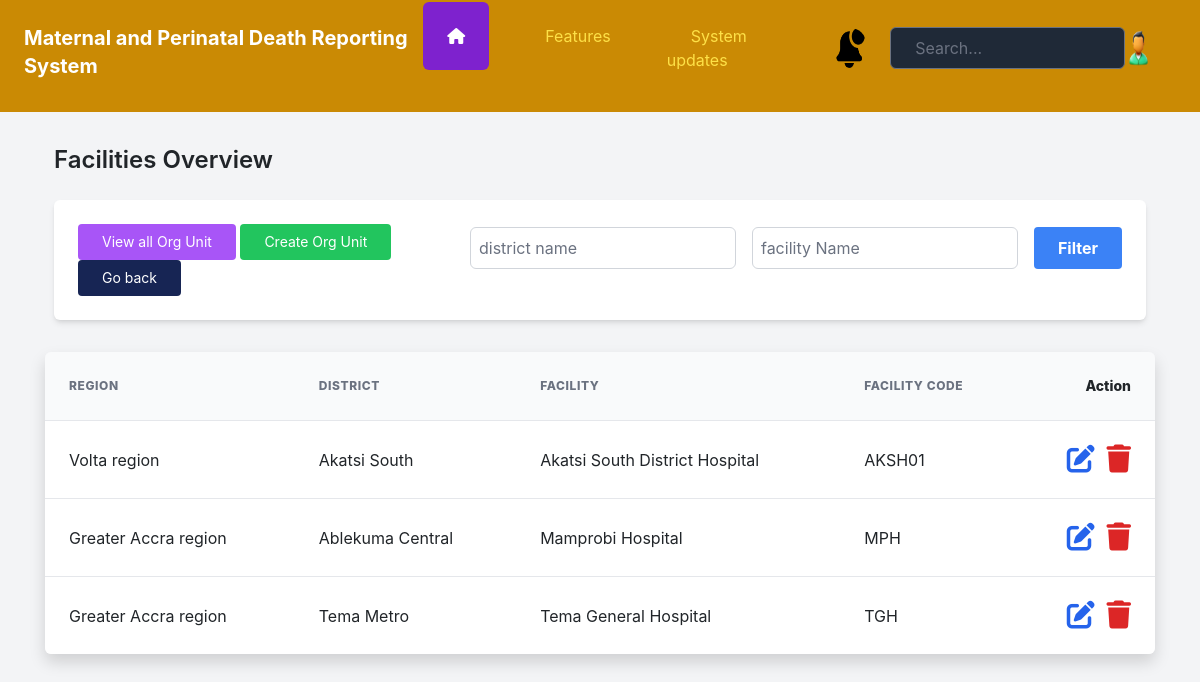
The page /view-all-facilities/ (signed in) on the database as committed earlier.
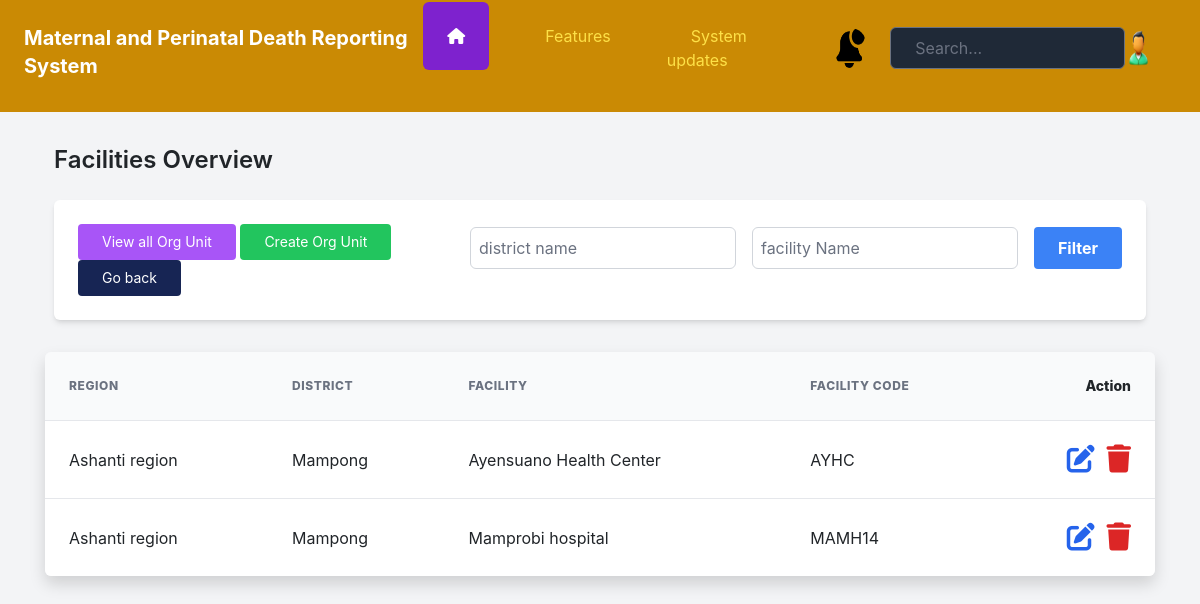
The same page on the database as committed later.
### facility_creation/models.py (models this page shows, shortened)
class Facility(models.Model):
    facility_region = models.ForeignKey(Region, on_delete=models.PROTECT)
    facility_district = models.ForeignKey(District, on_delete=models.PROTECT)
    facility_name = models.CharField(max_length=100)
    facility_code = models.CharField(max_length=100)
    created_by = models.CharField(max_length=100, null=True)
    date_created = models.DateTimeField(default=timezone.now)

class Region(models.Model):
    region_name = models.CharField(max_length=100)
    region_code = models.CharField(max_length=100)
    date_created = models.DateTimeField(default=timezone.now)
    created_by = models.CharField(max_length=100, null=True)
    def __str__(self):
        return f"{self.region_name} region"

class District(models.Model):
    district_region = models.ForeignKey(Region, on_delete=models.PROTECT)
    district_name = models.CharField(max_length=100)
    district_code = models.CharField(max_length=100)
    created_by = models.CharField(max_length=100, null=True)
    date_created = models.DateTimeField(default=timezone.now)
    def __str__(self):
        return f"{self.district_name}"

### facility_creation/views.py (the view)
# urls.py: path('view-all-facilities/', views.view_all_facility, name='view-all-facilities'),
@login_required(login_url="authentication:my-login")
def view_all_facility(request):
    facilities = Facility.objects.order_by('-facility_region').all()
    return render(request, 'facility_creation/view_facilities.html', {'facilities': facilities})

### templates/facility_creation/view_facilities.html (shortened to what this page needs)
{% extends 'authentication/dashboard_base.html' %} {% block body %}
<div class="container mx-auto mt-8 px-4">
  <h2 class="text-2xl font-semibold mb-4">Facilities Overview</h2>
  <div
    class="bg-white p-4 rounded-md shadow-md flex items-center justify-between hover:bg-gray-100"
  >
    <div>
      <a
        class="bg-purple-500 inline-block px-4 py-2 text-sm text-white rounded"
        href="{% url 'facility_creation' %}"
        >View all Org Unit</a
      >
      <a
        class="bg-green-500 inline-block px-4 py-2 text-sm text-white rounded"
        href="{% url 'add_region' %}"
        >Create Org Unit</a
      >
      <a
        class="bg-blue-950 inline-block px-4 py-2 text-sm text-white rounded"
        href="{{ request.META.HTTP_REFERER }}"
        >Go back</a
      >
    </div>
    <div class="flex justify-center mb-4">
      <form
        method="GET"
        action="{% url 'filter-facility' %}"
        class="flex gap-4"
      >
        <input
          type="text"
          name="facility_district"
          placeholder="district name"
          class="p-2 rounded-md border-gray-300"
        />
        <input
          type="text"
          name="facility_name"
          placeholder="facility Name"
          class="p-2 rounded-md border-gray-300"
        />
        <button
          type="submit"
          class="bg-blue-500 text-white font-bold py-2 px-4 rounded hover:bg-blue-700"
        >
          Filter
        </button>
      </form>
    </div>
  </div>
</div>
{% if messages %}
<div class="alert alert-success" role="alert">
  {% for message in messages %}
  <script src="https://cdn.jsdelivr.net/npm/sweetalert2@11"></script>
  <script>
    document.addEventListener('DOMContentLoaded', function () {
        Swal.fire({
            icon: 'success',
            title: 'Success!',
            text: '{{ message }}',
            confirmButtonText: 'OK'
        }).then(function () {
            window.location.href = '{% url 'view-all-facilities' %}';
        });
    });
  </script>
  {% endfor %}
</div>
{% else %}
<div class="container mx-auto mt-8">
  <table
    class="min-w-full divide-y divide-gray-200 rounded-md shadow overflow-hidden w-full"
  >
    <thead>
      <tr>
        <th
          class="px-6 py-3 bg-gray-50 text-left text-xs leading-4 font-extrabold text-gray-500 uppercase tracking-wider"
        >
          Region
        </th>
        <th
          class="px-6 py-3 bg-gray-50 text-left text-xs leading-4 font-extrabold text-gray-500 uppercase tracking-wider"
        >
          District
        </th>
        <th
          class="px-6 py-3 bg-gray-50 text-left text-xs leading-4 font-extrabold text-gray-500 uppercase tracking-wider"
        >
          Facility
        </th>
        <th
          class="px-6 py-3 bg-gray-50 text-left text-xs leading-4 font-extrabold text-gray-500 uppercase tracking-wider"
        >
          Facility Code
        </th>
        <th
          class="px-6 py-4 whitespace-no-wrap text-right text-sm leading-5 font-extrabold bg-gray-50"
        >
          Action
        </th>
      </tr>
    </thead>
    <tbody id="tableBody" class="bg-white divide-y divide-gray-200">
      {% if facilities %} {% for facility in facilities %}
      <tr>
        <td class="px-6 py-4 whitespace-no-wrap">
          {{ facility.facility_region }}
        </td>
        <td class="px-6 py-4 whitespace-no-wrap">
          {{ facility.facility_district }}
        </td>
        <td class="px-6 py-4 whitespace-no-wrap">
          {{ facility.facility_name }}
        </td>
        <td class="px-6 py-4 whitespace-no-wrap">
          {{ facility.facility_code }}
        </td>
        <td
          class="px-6 py-4 whitespace-no-wrap text-right text-sm leading-5 font-medium"
        >
          <a
            href="{% url 'edit-facility' facility.id %}"
            class="text-blue-600 hover:text-blue-900 mr-2"
          >
            <i class="fa-solid fa-pen-to-square fa-2x"></i>
          </a>
          <form
            action="{% url 'facilities/delete' facility.id %}"
            method="post"
            class="inline"
          >
            <button
              type="submit"
              class="text-red-600 hover:text-red-900"
              onclick="return confirm('Are you sure you want to delete this service?')"
            >
              <i class="fa-solid fa-trash fa-2x"></i>
            </button>
          </form>
        </td>
      </tr>
      {% endfor %} {% else %}
      <tr>
        <td colspan="5" class="py-8 px-2 text-center">No facilities found</td>
      </tr>
      {% endif %}
    </tbody>
  </table>
</div>
{% endif %} {% endblock %}

### templates/authentication/dashboard_base.html (shortened to what this page needs)
{% load static tailwind_tags %}
<!DOCTYPE html>
<html lang="en">
  <head>
    {% tailwind_css %}
    <link rel="stylesheet" href="https://cdnjs.cloudflare.com/ajax/libs/font-awesome/6.5.1/css/all.min.css" />
    <link href="{% static 'css/bootstrap.min.css' %}" rel="stylesheet" />
    <link rel="stylesheet" href="https://cdn.jsdelivr.net/npm/toastify-js/src/toastify.min.css">
    <link rel="stylesheet" href="https://cdn.jsdelivr.net/npm/flatpickr/dist/flatpickr.min.css">
    <link
      rel="stylesheet"
      href="https://cdnjs.cloudflare.com/ajax/libs/font-awesome/6.0.0-beta3/css/all.min.css"
    />
    <link href="https://cdn.jsdelivr.net/npm/select2@4.1.0-rc.0/dist/css/select2.min.css" rel="stylesheet" />
    <link rel="stylesheet" href="https://cdn.jsdelivr.net/npm/flatpickr/dist/flatpickr.min.css">
    <link href="https://cdn.jsdelivr.net/npm/select2@4.1.0-beta.0/dist/css/select2.min.css" rel="stylesheet" />
  </head>
  <body class="bg-gray-100">
    <nav class="bg-yellow-600 p-4">
      <div class="flex justify-between items-center">
        <a href="{% url 'dashboard' %}">
        <h1 class="text-white text-xl font-bold">
            Maternal and Perinatal Death Reporting System
        </h1>
      </a>
      <ul class="flex space-x-8">
        <li><a href="{% url 'dashboard' %}" class="p-4 rounded-md bg-purple-700 hover:bg-purple-600 text-white"><i class="fa fa-home"></i></a>
        <li><a href="#features" class="p-4 bg-transparent hover:bg-blue-700 rounded-full text-yellow-300 hover:text-white">Features</a></li>
        <li><a href="#features" class="p-4 bg-transparent hover:bg-blue-700 rounded-full text-yellow-300 hover:text-white">System updates</a></li>
        <div class="flex items-center">
          <div class="profile relative mr-4">
            <img
              src="{% static 'images/notification.png' %}"
              alt="notification Image"
              class="rounded-full w-10 h-10 cursor-pointer"
            />
          </div>
  <div class="mt-0">
    <input type="text" id="navSearch" class="w-full rounded-md py-2 px-4 bg-gray-800 text-gray-100" placeholder="Search...">
</div>
<div class="flex items-center">
  <div class="profile relative mr-4">
    <img
      src="{% static 'images/user.png' %}"
      alt="Profile Image"
      class="rounded-full w-10 h-10 cursor-pointer"
    />
  </div>
</div>
</div>
    </nav>
    {% block body %}
        {% endblock %}

Rows that differ between the two databases and show on the page:
removed Facility: facility_region "Volta region", facility_district "Akatsi South", facility_name "Akatsi South District Hospital", facility_code "AKSH01"
removed Facility: facility_region "Greater Accra region", facility_district "Ablekuma Central", facility_name "Mamprobi Hospital", facility_code "MPH"
removed Facility: facility_region "Greater Accra region", facility_district "Tema Metro", facility_name "Tema General Hospital", facility_code "TGH"
added Facility: facility_region "Ashanti region", facility_district "Mampong", facility_name "Ayensuano Health Center", facility_code "AYHC"
added Facility: facility_region "Ashanti region", facility_district "Mampong", facility_name "Mamprobi hospital", facility_code "MAMH14"
